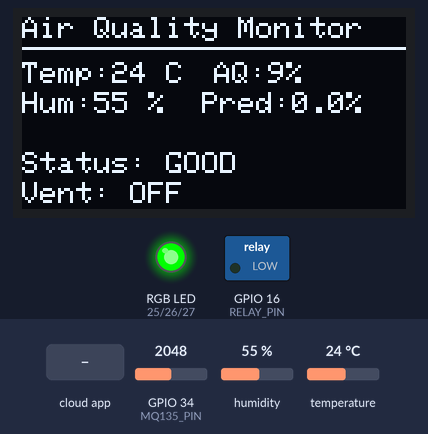
Bench run of a sketch on a simulated ESP32. Shown: 128×64 one-colour display, switched loads named in the sketch (green lamp = pin HIGH), an RGB LED mixed from three pins (HIGH = lit). The test bench sets the inputs (shaded band); at power-on: GPIO 34 (MQ135_PIN) = 2048, humidity 55 %, temperature 24 °C. WiFi joins after 1.5 s; servers stay silent unless stated; what the sketch prints to the serial monitor is not drawn.

Above: at 5.4 s.
5.5 s: the phone or cloud app sets ventilationStatus to 1
At 6.6 s:
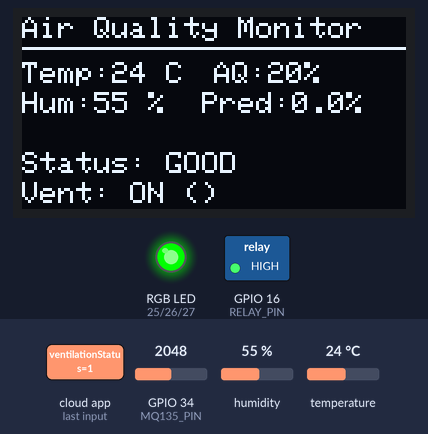
11.7 s: the phone or cloud app sets ventilationSpeed to high
At 13.3 s:
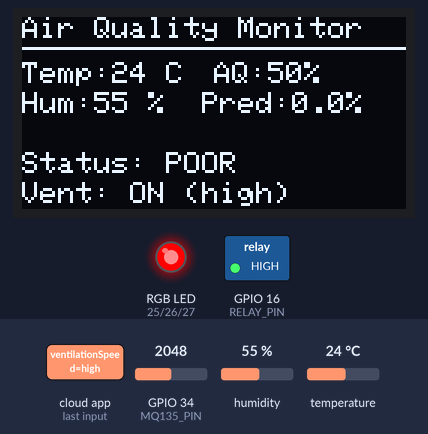
13.7 s: GPIO 34 (MQ135_PIN) set to 1989
At 15.2 s:
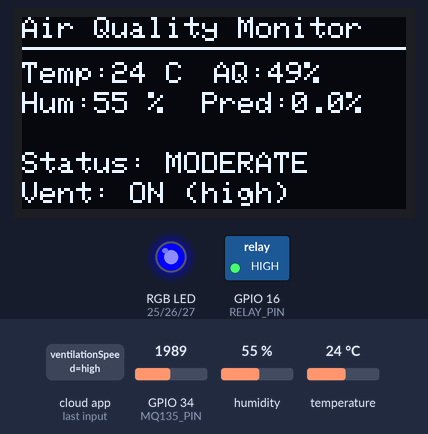
21.7 s: the phone or cloud app sets ventilationStatus to 0
At 23.4 s:
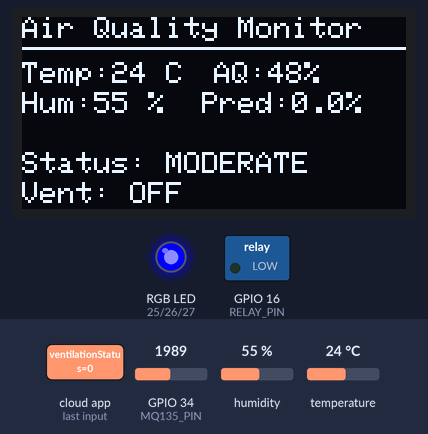
23.7 s: GPIO 34 (MQ135_PIN) set to 2866
At 24.9 s:
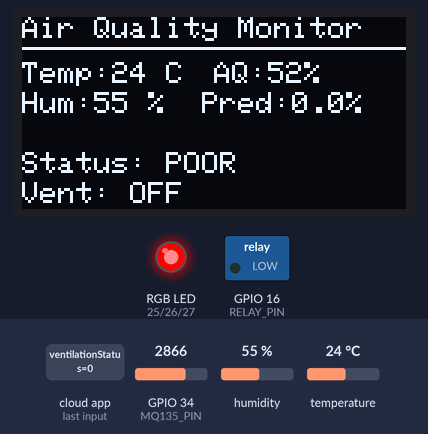
31.7 s: humidity set to 22 %
At 33.5 s:
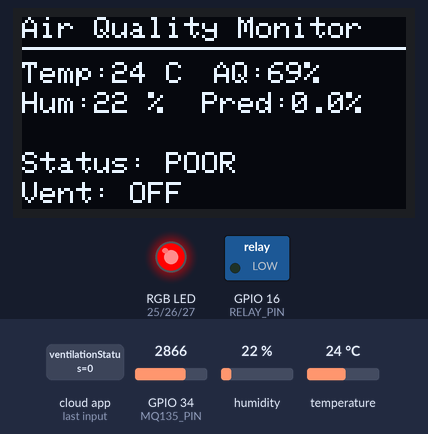
Timing chart, 0 to 34.8 s (numbered marks = the images above; inputs shaded):
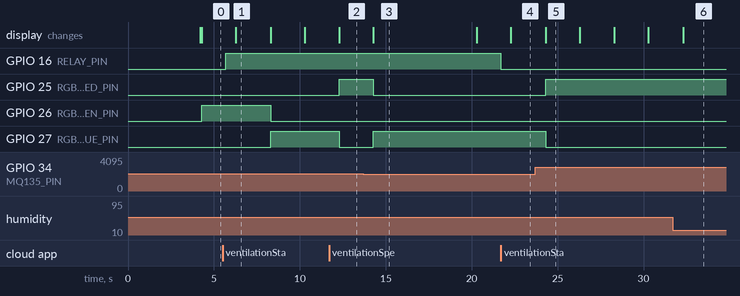

The sketch:

AirQualityMonitor_may16a.ino
```cpp
#include "arduino_secrets.h"
#include <Arduino_ConnectionHandler.h>
#include <ArduinoIoTCloud.h>
#include "thingProperties.h"

#include <Wire.h>
#include <DHT.h>
#include <Adafruit_Sensor.h>
#include <Adafruit_SSD1306.h>

#define DHT_PIN 4
#define MQ135_PIN 34
#define RGB_RED_PIN 25
#define RGB_GREEN_PIN 26
#define RGB_BLUE_PIN 27
#define RELAY_PIN 16

#define SCREEN_WIDTH 128
#define SCREEN_HEIGHT 64
#define OLED_RESET -1
Adafruit_SSD1306 display(SCREEN_WIDTH, SCREEN_HEIGHT, &Wire, OLED_RESET);

#define DHTTYPE DHT11
DHT dht(DHT_PIN, DHTTYPE);

#define MQ135_CALIBRATION_SAMPLE_TIMES 50
#define MQ135_CALIBRATION_SAMPLE_INTERVAL 500

#define AIR_QUALITY_GOOD 800
#define AIR_QUALITY_MODERATE 1200

#define HISTORY_SIZE 450
#define PREDICTION_WINDOW 900
#define TREND_WINDOW 30

float airQualityHistory[HISTORY_SIZE];
unsigned long timeHistory[HISTORY_SIZE];
int historyIndex = 0;
bool historyFull = false;

float prediction = 0;
float trendSlope = 0;
float shortTermAverage = 0;
float longTermAverage = 0;

String previousVentilationSpeed = "off";
bool speedChanged = false;

unsigned long previousMillis = 0;
const long interval = 2000;

int mq135Readings[5] = {0};
int readIndex = 0;
int mq135Sum = 0;
int mq135Average = 0;

void setup() {
  Serial.begin(9600);
  delay(1500);

  pinMode(RGB_RED_PIN, OUTPUT);
  pinMode(RGB_GREEN_PIN, OUTPUT);
  pinMode(RGB_BLUE_PIN, OUTPUT);
  pinMode(RELAY_PIN, OUTPUT);
  digitalWrite(RELAY_PIN, LOW);

  initSensors();

  if(!display.begin(SSD1306_SWITCHCAPVCC, 0x3C)) {
    Serial.println(F("SSD1306 allocation failed"));
    for(;;);
  }
  display.clearDisplay();
  display.setTextSize(1);
  display.setTextColor(WHITE);
  display.setCursor(0, 0);
  display.println("Starting system...");
  display.display();

  initProperties();


  ArduinoCloud.begin(ArduinoIoTPreferredConnection);

  setDebugMessageLevel(2);
  ArduinoCloud.printDebugInfo();

  display.println("Connecting to Cloud...");
  display.display();
}

void loop() {
  ArduinoCloud.update();

  unsigned long currentMillis = millis();
  if (currentMillis - previousMillis >= interval) {
    previousMillis = currentMillis;

    readSensors();
    storeHistoricalData();
    updatePrediction();
    updateDisplay();
    updateRGBIndicator();
    controlVentilation();
  }
}

void initSensors() {
  dht.begin();
  Serial.println("MQ135 warming up. For best results, allow several minutes for stabilization.");
  Serial.println("Taking initial readings for calibration...");

  float mq135Sum = 0;
  for (int i = 0; i < MQ135_CALIBRATION_SAMPLE_TIMES; i++) {
        int reading = analogRead(MQ135_PIN);
    mq135Sum += reading;

    Serial.print("Calibration reading ");
    Serial.print(i + 1);
    Serial.print("/");
    Serial.print(MQ135_CALIBRATION_SAMPLE_TIMES);
    Serial.print(": ");
    Serial.println(reading);

    delay(MQ135_CALIBRATION_SAMPLE_INTERVAL / 10);  // Reduced to speed up initial setup
  }

  float mq135Baseline = mq135Sum / MQ135_CALIBRATION_SAMPLE_TIMES;
  Serial.print("MQ135 baseline value: ");
  Serial.println(mq135Baseline);
  Serial.println("Sensor initialization complete. Monitoring for stabilization...");
}

void readSensors() {
  float tempHumidity = dht.readHumidity();
  float tempTemperature = dht.readTemperature();

  if (isnan(tempHumidity) || isnan(tempTemperature)) {
    Serial.println("Failed to read from DHT sensor!");
  } else {
    humidity = tempHumidity;
    temperature = tempTemperature;
  }

  mq135Sum = mq135Sum - mq135Readings[readIndex];

  mq135Readings[readIndex] = analogRead(MQ135_PIN);

  mq135Sum = mq135Sum + mq135Readings[readIndex];

  readIndex = (readIndex + 1) % 5;

  mq135Average = mq135Sum / 5;

  int tempAirQuality = map(mq135Average, 0, 4095, 400, 2000);

  int airQualityPercentage = map(tempAirQuality, 400, 2000, 0, 100);

  airQuality = airQualityPercentage;

  Serial.print("Temperature: ");
  Serial.print(temperature);
  Serial.print(" °C, Humidity: ");
  Serial.print(humidity);
  Serial.print(" %, Air Quality: ");
   Serial.print(airQualityPercentage);
  Serial.print("%, Raw PPM: ");
  Serial.print(tempAirQuality);
  Serial.println(" ppm CO2 eq.");
}

void storeHistoricalData() {
  airQualityHistory[historyIndex] = airQuality;
  timeHistory[historyIndex] = millis();

  historyIndex = (historyIndex + 1) % HISTORY_SIZE;
  if (historyIndex == 0) {
    historyFull = true;
  }
}

void updatePrediction() {
  if (!historyFull && historyIndex < TREND_WINDOW) {
    return;
  }

  float shortTermSum = 0;
  float longTermSum = 0;
  int shortTermCount = 0;
  int longTermCount = 0;

  int currentIndex = (historyIndex - 1 + HISTORY_SIZE) % HISTORY_SIZE;
  for (int i = 0; i < HISTORY_SIZE; i++) {
    int index = (currentIndex - i + HISTORY_SIZE) % HISTORY_SIZE;
    if (i < TREND_WINDOW) {
      shortTermSum += airQualityHistory[index];
      shortTermCount++;
    }
    if (i < HISTORY_SIZE) {
      longTermSum += airQualityHistory[index];
      longTermCount++;
    }
  }

  shortTermAverage = shortTermSum / shortTermCount;
  longTermAverage = longTermSum / longTermCount;

  float sumX = 0, sumY = 0, sumXY = 0, sumX2 = 0;
  for (int i = 0; i < TREND_WINDOW; i++) {
    int index = (currentIndex - i + HISTORY_SIZE) % HISTORY_SIZE;
    float x = i;
    float y = airQualityHistory[index];
    sumX += x;
    sumY += y;
    sumXY += x * y;
    sumX2 += x * x;
  }


  trendSlope = (TREND_WINDOW * sumXY - sumX * sumY) / (TREND_WINDOW * sumX2 - sumX * sumX);

  float currentValue = airQualityHistory[currentIndex];
  float trendPrediction = currentValue + (trendSlope * (PREDICTION_WINDOW / 2000.0));

  prediction = (0.4 * currentValue) + (0.4 * trendPrediction) + (0.2 * longTermAverage);

  prediction = constrain(prediction, 0, 100);

  predictedAirQuality = prediction;

    Serial.print("Current: ");
  Serial.print(currentValue);
  Serial.print(" Trend: ");
  Serial.print(trendSlope);
  Serial.print(" Predicted: ");
  Serial.println(prediction);
}


void updateDisplay() {
  display.clearDisplay();
  display.setCursor(0, 0);
  display.println("Air Quality Monitor");
  display.drawLine(0, 10, display.width(), 10, WHITE);

  display.setCursor(0, 15);
  display.print("Temp:");
  display.print(temperature);
  display.println(" C");

  display.setCursor(0, 25);
  display.print("Hum:");
  display.print(humidity);
  display.println(" %");

  display.setCursor(64, 15);
  display.print("AQ:");
  display.print(airQuality);
  display.println("%");

  display.setCursor(60, 25);
  display.print("Pred:");
  display.print(prediction, 1);  // Show only 1 decimal place
  display.println("%");

  display.setCursor(0, 45);
  display.print("Status: ");

  int tempAirQuality = map(airQuality, 0, 100, 400, 2000);
  if (tempAirQuality < AIR_QUALITY_GOOD) {
    display.println("GOOD");
    airQualityStatus = "GOOD";
  } else if (tempAirQuality < AIR_QUALITY_MODERATE) {
    display.println("MODERATE");
    airQualityStatus = "MODERATE";
  } else {
    display.println("POOR");
    airQualityStatus = "POOR";
  }

  display.setCursor(0, 55);
  display.print("Vent: ");
  display.print(ventilationStatus ? "ON" : "OFF");
  if (ventilationStatus) {
    display.print(" (");
    display.print(ventilationSpeed);
    display.print(")");
  }

  display.display();
}

void updateRGBIndicator() {
  int tempAirQuality = map(airQuality, 0, 100, 400, 2000);
  if (tempAirQuality < AIR_QUALITY_GOOD) {
    setRGBColor(0, 255, 0);
  } else if (tempAirQuality < AIR_QUALITY_MODERATE) {
    setRGBColor(0, 0, 255);
  } else {
    setRGBColor(255, 0, 0);
  }
}

void setRGBColor(int r, int g, int b) {
  analogWrite(RGB_RED_PIN, r);
  analogWrite(RGB_GREEN_PIN, g);
  analogWrite(RGB_BLUE_PIN, b);
}

void controlVentilation() {

    static unsigned long lastVentilationChange = 0;
    if (millis() - lastVentilationChange < 60000) {
        return;
    }

    int currentReading = analogRead(MQ135_PIN);

    int airQualityPPM = map(currentReading, 0, 4095, 400, 2000);

    if (airQualityPPM > AIR_QUALITY_GOOD && !ventilationStatus) {
      ventilationStatus = true;
      digitalWrite(RELAY_PIN, HIGH);
      Serial.println("Ventilation activated (based on current reading)");

      if (airQualityPPM > 1200) {
        ventilationSpeed = "high";
        Serial.println("Ventilation speed set to high");
      } else {
        ventilationSpeed = "medium";
        Serial.println("Ventilation speed set to medium");
      }
    }
    else if (airQualityPPM <= AIR_QUALITY_GOOD - 50 && ventilationStatus) {
      ventilationStatus = false;
      ventilationSpeed = "off";
      digitalWrite(RELAY_PIN, LOW);
      Serial.println("Ventilation deactivated");
    }
    else if (ventilationStatus) {
      static int lastSpeedChange = 0;
      if (millis() - lastSpeedChange > 10000) {
        String newSpeed = ventilationSpeed;

        if (airQualityPPM > 1200) {
          if (ventilationSpeed != "high") {
            ventilationSpeed = "high";
            Serial.println("Ventilation speed set to high");
            lastSpeedChange = millis();
          }
        }
        else {
          if (ventilationSpeed != "medium") {
            ventilationSpeed = "medium";
            Serial.println("Ventilation speed set to medium");
            lastSpeedChange = millis();
          }
        }

      previousVentilationSpeed = newSpeed;
    }
  }
}

void onVentilationStatusChange() {
  Serial.print("Ventilation status changed to: ");
  Serial.println(ventilationStatus);
  digitalWrite(RELAY_PIN, ventilationStatus ? HIGH : LOW);
}

void onVentilationSpeedChange() {
  Serial.print("Ventilation speed changed to: ");
  Serial.println(ventilationSpeed);
}
```

arduino_secrets.h
```cpp
#define SECRET_DEVICE_KEY ""
#define SECRET_OPTIONAL_PASS ""
#define SECRET_SSID ""
```

thingProperties.h
```cpp
// Code generated by Arduino IoT Cloud, DO NOT EDIT.

#include <ArduinoIoTCloud.h>
#include <Arduino_ConnectionHandler.h>

const char DEVICE_LOGIN_NAME[]  = "7e65a558-80bb-4ae9-84e6-75b8cdf81d77";

const char SSID[]               = SECRET_SSID;    // Network SSID (name)
const char PASS[]               = SECRET_OPTIONAL_PASS;    // Network password (use for WPA, or use as key for WEP)
const char DEVICE_KEY[]  = SECRET_DEVICE_KEY;    // Secret device password

void onVentilationSpeedChange();
void onVentilationStatusChange();

String airQualityStatus;
String ventilationSpeed;
float predictedAirQuality;
int airQuality;
int humidity;
int temperature;
bool ventilationStatus;

void initProperties(){

  ArduinoCloud.setBoardId(DEVICE_LOGIN_NAME);
  ArduinoCloud.setSecretDeviceKey(DEVICE_KEY);
  ArduinoCloud.addProperty(ventilationSpeed, READWRITE, ON_CHANGE, onVentilationSpeedChange);
  ArduinoCloud.addProperty(predictedAirQuality, READ, ON_CHANGE, NULL);
  ArduinoCloud.addProperty(airQuality, READ, ON_CHANGE, NULL);
  ArduinoCloud.addProperty(humidity, READ, ON_CHANGE, NULL);
  ArduinoCloud.addProperty(temperature, READ, ON_CHANGE, NULL);
  ArduinoCloud.addProperty(ventilationStatus, READWRITE, ON_CHANGE, onVentilationStatusChange);
  ArduinoCloud.addProperty(airQualityStatus, READ, ON_CHANGE, NULL);

}

WiFiConnectionHandler ArduinoIoTPreferredConnection(SSID, PASS);
```

Measured:
- the behaviour switches between 2048 and 2047 on GPIO 34 (MQ135_PIN) (found by bisection; images 2 and 3)
- after the input at 5.5 s, GPIO 16 (RELAY_PIN): LOW → HIGH after 0.20 s; the display: changes after 0.77 s (image 1)
- after the input at 11.7 s, the display: changes after 0.60 s (image 2)
- after the input at 13.7 s, GPIO 25 (RGB_RED_PIN): HIGH → LOW after 0.57 s; GPIO 27 (RGB_BLUE_PIN): LOW → HIGH after 0.57 s; the display: changes after 0.57 s (image 3)
- after the input at 21.7 s, GPIO 16 (RELAY_PIN): HIGH → LOW at once; the display: changes after 0.57 s (image 4)
- after the input at 23.7 s, GPIO 25 (RGB_RED_PIN): LOW → HIGH after 0.60 s; GPIO 27 (RGB_BLUE_PIN): HIGH → LOW after 0.60 s; the display: changes after 0.60 s (image 5)
- after the input at 31.7 s, the display: changes after 0.60 s (image 6)
